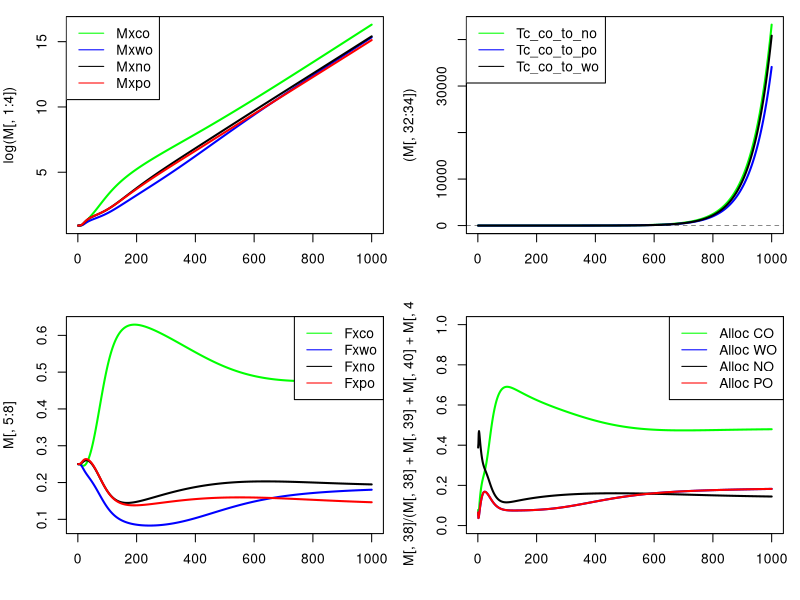
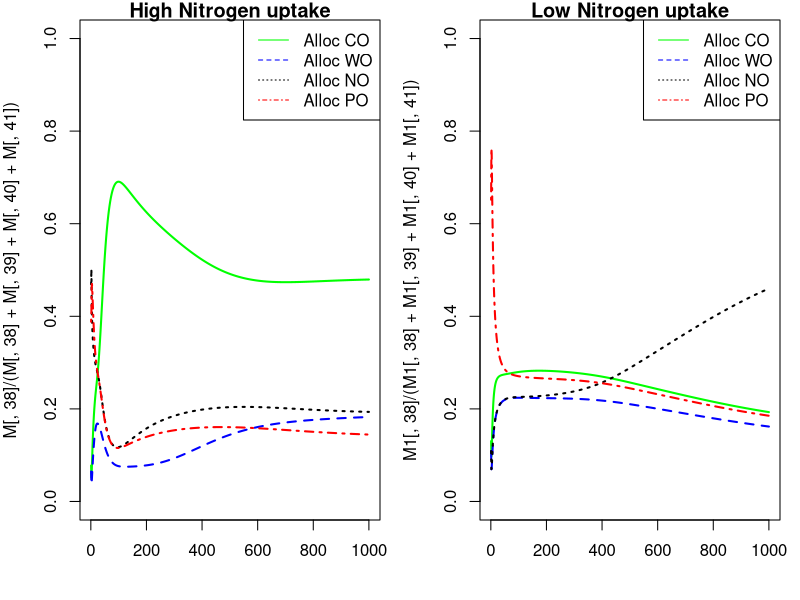
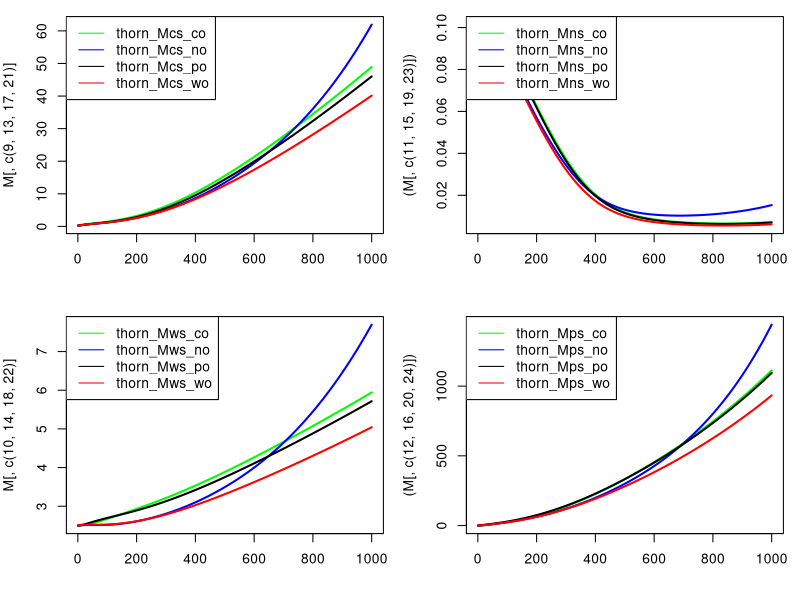

These figures' R source, in order:
# R version of Thornley allcoation model (TAM) as in Thornley and Parsons 2014. J. Theor. Biol. 342: 1-14
# Rewritten to include elements of Thornley 1998 modelling shoot-root relations. The only way forward (https://doi.org/10.1006/anbo.1997.0529) 
# Author: Steven Higgins
# Author: Re-coded to add source sink dynamics and remove predefined allocation by Liam Langan 20.11.2017
# This version with carbon organ, nitrogen organ, phosphorus organ and water organ 
###############################################################################

## LL NOTE for OSX users:
## running "ssh-add ~/.ssh/id_rsa" in the terminal allows RStudio Github communication via the ssh passkey
## 

# Because in TAM allocation coeffs act on Mx the total biomass, there is no need for a storage pool

## initial values for fractions of structural dry matter in shoot, root, mycor
# thorn_Fxsh_t0 = 0.2;
# thorn_Fxrt_t0 = 0.3;
# thorn_Fxmy_t0 = 0.5;
## initial values for mass of structural dry matter in rt, sh, my
size.factor<-0.1;

thorn_Mxco_t0 = 0.25/size.factor;
thorn_Mxno_t0 = 0.25/size.factor;
thorn_Mxpo_t0 = 0.25/size.factor; #Thornley uses has 0.5
thorn_Mxwo_t0 = 0.25/size.factor; #Thornley uses has 0.5

## intitial values for mass of substrates C,N,P for carbon organ
thorn_Mcs_co_t0 = 0.025/size.factor;
thorn_Mns_co_t0 = 0.01/size.factor;
thorn_Mps_co_t0 = 0.005/size.factor;
thorn_Mws_co_t0 = 0.25/size.factor;

## intitial values for mass of substrates C,N,P for nitrogen organ
thorn_Mcs_no_t0 = 0.025/size.factor;
thorn_Mns_no_t0 = 0.01/size.factor;
thorn_Mps_no_t0 = 0.005/size.factor;
thorn_Mws_no_t0 = 0.25/size.factor;

## intitial values for mass of substrates C,N,P for phosphorus organ
thorn_Mcs_po_t0 = 0.025/size.factor;
thorn_Mns_po_t0 = 0.01/size.factor;
thorn_Mps_po_t0 = 0.005/size.factor;
thorn_Mws_po_t0 = 0.25/size.factor;

## intitial values for mass of substrates C,N,P for water organ
thorn_Mcs_wo_t0 = 0.025/size.factor;
thorn_Mns_wo_t0 = 0.01/size.factor;
thorn_Mps_wo_t0 = 0.005/size.factor;
thorn_Mws_wo_t0 = 0.25/size.factor;

## upktake rates of C,N,P

#default to go back to
base =  0.0002*100; #aDGVM produces numbers around 0.00001 to 0.001 for C_net/plant_mass
thorn_Kc  = base*1.0;
thorn_Kw  = 0.0015;
thorn_Kn  = 0.25;
thorn_Kp  = 0.1;
# thorn_Kw  = base*0.0015;
# thorn_Kn  = base*0.25;
# thorn_Kp  = base*0.1;

#fiddle with these ones
#genernally varying these K by factors of 10% to 200% is probably what we want to do to represent
#limitation/abundance of carbon, water, N, P.
#play with these to convince yourself that allocation responds as you would expect to variation in uptake parameters
#I think its possible to get the model to produce reasonable C:N and N:P ratios

#base =  0.0002*100; #TTR numbers around 0.00001 to 0.001
#thorn_Kc  = base*1.0; #TTR numbers around 0.00001 to 0.001
#thorn_Kw  = base*0.00015;
#thorn_Kn  = base*0.25;
#thorn_Kp  = base*0.1;

#product inhibittion, not used
#thorn_Jcs = 0.03;
#thorn_Jns = 0.01;
#thorn_Jps = 0.005;
#thorn_Jws = 0.003;


## Fractions of C, N, P in structural dry matter 
#first three are as in Thornley, Fwx is calibrated, higher values do not work
# so Fwx is artificial. Maybe we have to think of this as water used in metabolism?
thorn_Fcx = 0.4;
thorn_Fnx = 0.02;
thorn_Fpx = 0.005;
thorn_Fwx = 0.0001;


## other constants
thorn_q = 0.5;     #control parameter for allocation
#thorn_Kg = 200	; #structural growth rate constant; Thornley uses 200000
thorn_Kg = 0.1	; #structural growth rate constant; Thornley uses 200000

mycol=c("green","blue","black","red")

#---start model----

#set initial states
#for aDGVM this will have to go in the section that creates a new individual
## STATE VARIABLE initial values for mass of structural dry matter in rt, sh, my
thorn_Mxco = thorn_Mxco_t0;
thorn_Mxwo = thorn_Mxwo_t0;
thorn_Mxno = thorn_Mxno_t0;
thorn_Mxpo = thorn_Mxpo_t0;
## STATE VARIABLE initial values for mass of substrate C,N,P
thorn_Mcs_co = thorn_Mcs_co_t0;
thorn_Mns_co = thorn_Mns_co_t0;
thorn_Mps_co = thorn_Mps_co_t0;
thorn_Mws_co = thorn_Mws_co_t0;

thorn_Mcs_no = thorn_Mcs_no_t0;
thorn_Mns_no = thorn_Mns_no_t0;
thorn_Mps_no = thorn_Mps_no_t0;
thorn_Mws_no = thorn_Mws_no_t0;

thorn_Mcs_po = thorn_Mcs_po_t0;
thorn_Mns_po = thorn_Mns_po_t0;
thorn_Mps_po = thorn_Mps_po_t0;
thorn_Mws_po = thorn_Mws_po_t0;

thorn_Mcs_wo = thorn_Mcs_po_t0;
thorn_Mns_wo = thorn_Mns_po_t0;
thorn_Mps_wo = thorn_Mps_po_t0;
thorn_Mws_wo = thorn_Mws_po_t0;

thorn_Mx_t0 = thorn_Mxco_t0 + thorn_Mxno_t0 + thorn_Mxpo_t0 + thorn_Mxwo_t0;

## AUX VARIABLE initial values for concentrations of substrates C,N,P
thorn_Cs_co = thorn_Mcs_co_t0/thorn_Mxco;
thorn_Ns_co = thorn_Mns_co_t0/thorn_Mxco;
thorn_Ps_co = thorn_Mps_co_t0/thorn_Mxco;
thorn_Ws_co = thorn_Mws_co_t0/thorn_Mxco;

thorn_Cs_no = thorn_Mcs_no_t0/thorn_Mxno;
thorn_Ns_no = thorn_Mns_no_t0/thorn_Mxno;
thorn_Ps_no = thorn_Mps_no_t0/thorn_Mxno;
thorn_Ws_no = thorn_Mws_no_t0/thorn_Mxno;

thorn_Cs_po = thorn_Mcs_po_t0/thorn_Mxpo;
thorn_Ns_po = thorn_Mns_po_t0/thorn_Mxpo;
thorn_Ps_po = thorn_Mps_po_t0/thorn_Mxpo;
thorn_Ws_po = thorn_Mws_po_t0/thorn_Mxpo;

thorn_Cs_wo = thorn_Mcs_wo_t0/thorn_Mxwo;
thorn_Ns_wo = thorn_Mns_wo_t0/thorn_Mxwo;
thorn_Ps_wo = thorn_Mps_wo_t0/thorn_Mxwo;
thorn_Ws_wo = thorn_Mws_wo_t0/thorn_Mxwo;

## AUX VARIABLE initial values for fractions of structural dry matter in shoot, root, mycor
thorn_Fxco = thorn_Mxco_t0/thorn_Mx_t0;
thorn_Fxwo = thorn_Mxwo_t0/thorn_Mx_t0;
thorn_Fxno = thorn_Mxno_t0/thorn_Mx_t0;
thorn_Fxpo = thorn_Mxpo_t0/thorn_Mx_t0;


#R only make a matrix to store the variables for plotting
#n.steps<-360*10
n.steps<-1000
M<-matrix(0,nrow=n.steps,ncol=41)

wrapper_fn_mod <- function(uptake)
{
  ## the for loop
  for(i in 1:n.steps) {
    
  uptake_change <- uptake

  base =  0.0002*100; #aDGVM produces numbers around 0.00001 to 0.001 for C_net/plant_mass
  thorn_Kc  = base*1.0;
  thorn_Kw  = 0.0015;
  if(uptake_change == 1)
  {
    thorn_Kn  = 0.0001;
    # thorn_Kn  = 0.05 - pmin(0.001,(i*0.1));
    print("Low N")
    print(thorn_Kn)
  }
  if(uptake_change == 0)
  {
    thorn_Kn  = 0.25;
    print("High N")
    print(thorn_Kn)
  }
  
  thorn_Kp  = 0.1;
  
  thorn_Mx = thorn_Mxco + thorn_Mxwo + thorn_Mxno + thorn_Mxpo ; #3
  
  ##---------------------------------------------------------------------------------------------
  ## adding substrate transport between pools following Thornley (1998). Substrates will be transported
  ## between plants compartments based on concentration differences and resistances. 
  ## This avoids the issue of reduced allocation as this model does not allocate growth, growth of each compartment is 
  ## indipenaent of the others but it allows every compartment to be both a source and a sink. Should an individual be top-killed
  ## i.e. loss of the carbon organ and substrates contained within, C, N, P and W will be transported from all other organs until 
  ## there is no concentration difference. This increases carbon organ growth and decreases growth in all other compartments. 
  
  # these are specific transport resistances for substrates
  # I'm assuming they are equal for all substrates and transport directions. 
  p_co = p_no = p_po = p_wo =1; # eq.4 Thornley 1998 
  
  q = 1 # eq.4 scaling parameter "which, presumably, is a function of plant architecture" (Thornley 1998)
  
  # Transport resistance of each compartment 
  res_co = p_co / (thorn_Mxco)^q; # eq.4 Thornley 1998 
  res_no = p_no / (thorn_Mxno)^q; # eq.4 Thornley 1998 
  res_po = p_po / (thorn_Mxpo)^q; # eq.4 Thornley 1998 
  res_wo = p_wo / (thorn_Mxwo)^q; # eq.4 Thornley 1998 
  
  # Transport of substrates between compartments. Here I extend Thornley uni-directional model to 
  # make it bi-directional. 
  # NOTE: this is not complete - I need to include transport between other compartments i.e. Po to Wo, Po to No, Wo to No for C,N,P & W.
  
  # carbon transport
  Tc_co_to_no = 0.2*(thorn_Cs_co - thorn_Cs_no) / (res_co + res_no) # transport of carbon substrate from the carbon organ to the nitrogen organ
  Tc_co_to_po = 0.2*(thorn_Cs_co - thorn_Cs_po) / (res_co + res_po) # transport of carbon substrate from the carbon organ to the phosphorus organ
  Tc_co_to_wo = 0.2*(thorn_Cs_co - thorn_Cs_wo) / (res_co + res_wo) # transport of carbon substrate from the carbon organ to the water organ
  
  Tc_no_to_po = 0.2*(thorn_Cs_no - thorn_Cs_po) / (res_no + res_po) # transport of carbon substrate from the nitrogen organ to the phosphorus organ
  Tc_no_to_wo = 0.2*(thorn_Cs_no - thorn_Cs_wo) / (res_no + res_wo) # transport of carbon substrate from the nitrogen organ to the water organ
  Tc_po_to_wo = 0.2*(thorn_Cs_po - thorn_Cs_wo) / (res_po + res_wo) # transport of carbon substrate from the phosphorus organ to the water organ

  print(c("Tc_cn Tc_cp Tc_cw Tc_np Tc_nw Tc_pw"))
  print(round(c(Tc_co_to_no, Tc_co_to_po, Tc_co_to_wo, Tc_no_to_po, Tc_no_to_wo, Tc_po_to_wo),2))
  
  # nitrogen transport
  Tn_co_to_no = 0.2*(thorn_Ns_co - thorn_Ns_no) / (res_co + res_no) # transport of nitrogen substrate from the carbon organ to the nitrogen organ
  Tn_co_to_po = 0.2*(thorn_Ns_co - thorn_Ns_po) / (res_co + res_po) # transport of nitrogen substrate from the carbon organ to the phosphorus organ
  Tn_co_to_wo = 0.2*(thorn_Ns_co - thorn_Ns_wo) / (res_co + res_wo) # transport of nitrogen substrate from the carbon organ to the water organ
  
  Tn_no_to_po = 0.2*(thorn_Ns_no - thorn_Ns_po) / (res_no + res_po) # transport of nitrogen substrate from the nitrogen organ to the phosphorus organ
  Tn_no_to_wo = 0.2*(thorn_Ns_no - thorn_Ns_wo) / (res_no + res_wo) # transport of nitrogen substrate from the nitrogen organ to the water organ
  Tn_po_to_wo = 0.2*(thorn_Ns_po - thorn_Ns_wo) / (res_po + res_wo) # transport of nitrogen substrate from the phosphorus organ to the water organ
  # phosphorus transport
  Tp_co_to_no = 0.2*(thorn_Ps_co - thorn_Ps_no) / (res_co + res_no) # transport of phosphorus substrate from the carbon organ to the nitrogen organ
  Tp_co_to_po = 0.2*(thorn_Ps_co - thorn_Ps_po) / (res_co + res_po) # transport of phosphorus substrate from the carbon organ to the phosphorus organ
  Tp_co_to_wo = 0.2*(thorn_Ps_co - thorn_Ps_wo) / (res_co + res_wo) # transport of phosphorus substrate from the carbon organ to the water organ
  
  Tp_no_to_po = 0.2*(thorn_Ps_no - thorn_Ps_po) / (res_no + res_po) # transport of phosphorus substrate from the nitrogen organ to the phosphorus organ
  Tp_no_to_wo = 0.2*(thorn_Ps_no - thorn_Ps_wo) / (res_no + res_wo) # transport of phosphorus substrate from the nitrogen organ to the water organ
  Tp_po_to_wo = 0.2*(thorn_Ps_po - thorn_Ps_wo) / (res_po + res_wo) # transport of phosphorus substrate from the phosphorus organ to the water organ
  # water transport
  Tw_co_to_no = 0.2*(thorn_Ws_co - thorn_Ws_no) / (res_co + res_no) # transport of water substrate from the carbon organ to the nitrogen organ
  Tw_co_to_po = 0.2*(thorn_Ws_co - thorn_Ws_po) / (res_co + res_po) # transport of water substrate from the carbon organ to the phosphorus organ
  Tw_co_to_wo = 0.2*(thorn_Ws_co - thorn_Ws_wo) / (res_co + res_wo) # transport of water substrate from the carbon organ to the water organ
  
  Tw_no_to_po = 0.2*(thorn_Ws_no - thorn_Ws_po) / (res_no + res_po) # transport of water substrate from the carbon organ to the nitrogen organ
  Tw_no_to_wo = 0.2*(thorn_Ws_no - thorn_Ws_wo) / (res_no + res_wo) # transport of water substrate from the carbon organ to the phosphorus organ
  Tw_po_to_wo = 0.2*(thorn_Ws_po - thorn_Ws_wo) / (res_po + res_wo) # transport of water substrate from the carbon organ to the water organ
  ##---------------------------------------------------------------------------------------------
  # print(round(c(thorn_lambda_sh,thorn_lambda_rt,thorn_lambda_my,thorn_lambda_rw),2))
  # print(sum(c(thorn_lambda_sh,thorn_lambda_rt,thorn_lambda_my,thorn_lambda_rw)))
  ## do I need to redefine this for each compartment? yes yes I do... no no I dont
  thorn_Uc = thorn_Kc * thorn_Mxco;
  thorn_Un = thorn_Kn * thorn_Mxno;
  thorn_Up = thorn_Kp * thorn_Mxpo;
  thorn_Uw = thorn_Kw * thorn_Mxwo;
  
  thorn_Mcs_co = max(0.0001, thorn_Mcs_co + thorn_Uc);
  # thorn_Mns_co = max(0.0001, thorn_Mns_co - thorn_Fnx * thorn_G_co );
  # thorn_Mps_co = max(0.0001, thorn_Mps_co - thorn_Fpx * thorn_G_co );
  # thorn_Mws_co = max(0.0001, thorn_Mws_co - thorn_Fwx * thorn_G_co );
  
  # thorn_Mcs_no = max(0.0001, thorn_Mcs_no - thorn_Fcx * thorn_G_no );
  thorn_Mns_no = max(0.0001, thorn_Mns_no + thorn_Un );
  # thorn_Mps_no = max(0.0001, thorn_Mps_no - thorn_Fpx * thorn_G_no );
  # thorn_Mws_no = max(0.0001, thorn_Mws_no - thorn_Fwx * thorn_G_no );
  
  # thorn_Mcs_po = max(0.0001, thorn_Mcs_po - thorn_Fcx * thorn_G_po );
  # thorn_Mns_po = max(0.0001, thorn_Mns_po - thorn_Fnx * thorn_G_po );
  thorn_Mps_po = max(0.0001, thorn_Mps_po + thorn_Up );
  # thorn_Mws_po = max(0.0001, thorn_Mws_po - thorn_Fwx * thorn_G_po );
  
  # thorn_Mcs_wo = max(0.0001, thorn_Mcs_wo - thorn_Fcx * thorn_G_wo );
  # thorn_Mns_wo = max(0.0001, thorn_Mns_wo - thorn_Fnx * thorn_G_wo );
  # thorn_Mps_wo = max(0.0001, thorn_Mps_wo - thorn_Fpx * thorn_G_wo );
  thorn_Mws_wo = max(0.0001, thorn_Mws_wo + thorn_Uw );
  
  thorn_Cs_co = thorn_Mcs_co/thorn_Mxco; #2
  thorn_Ns_co = thorn_Mns_co/thorn_Mxco; #2
  thorn_Ps_co = thorn_Mps_co/thorn_Mxco; #2
  thorn_Ws_co = thorn_Mws_co/thorn_Mxco; #2
  
  thorn_Cs_no = thorn_Mcs_no/thorn_Mxno; #2
  thorn_Ns_no = thorn_Mns_no/thorn_Mxno; #2
  thorn_Ps_no = thorn_Mps_no/thorn_Mxno; #2
  thorn_Ws_no = thorn_Mws_no/thorn_Mxno; #2
  
  thorn_Cs_po = thorn_Mcs_po/thorn_Mxpo; #2
  thorn_Ns_po = thorn_Mns_po/thorn_Mxpo; #2
  thorn_Ps_po = thorn_Mps_po/thorn_Mxpo; #2
  thorn_Ws_po = thorn_Mws_po/thorn_Mxpo; #2
  
  thorn_Cs_wo = thorn_Mcs_wo/thorn_Mxwo; #2
  thorn_Ns_wo = thorn_Mns_wo/thorn_Mxwo; #2
  thorn_Ps_wo = thorn_Mps_wo/thorn_Mxwo; #2
  thorn_Ws_wo = thorn_Mws_wo/thorn_Mxwo; #2
  
  ## make sure thorn_G is the right size. you can get this right through thorn_Kg which is a pure calibration parameter, 
  ## but also by making sure the substrate cocentrations are reasonable
  thorn_G_co = thorn_Kg*thorn_Mxco*thorn_Cs_co*thorn_Ns_co*thorn_Ps_co*thorn_Ws_co ; # see 13 and 12
  thorn_G_no = thorn_Kg*thorn_Mxno*thorn_Cs_no*thorn_Ns_no*thorn_Ps_no*thorn_Ws_no ; # see 13 and 12
  thorn_G_po = thorn_Kg*thorn_Mxpo*thorn_Cs_po*thorn_Ns_po*thorn_Ps_po*thorn_Ws_po ; # see 13 and 12
  thorn_G_wo = thorn_Kg*thorn_Mxwo*thorn_Cs_wo*thorn_Ns_wo*thorn_Ps_wo*thorn_Ws_wo ; # see 13 and 12

  thorn_Mcs_co = max(0.0001, thorn_Mcs_co - thorn_Fcx * thorn_G_co - Tc_co_to_no - Tc_co_to_po - Tc_co_to_wo);
  thorn_Mns_co = max(0.0001, thorn_Mns_co - thorn_Fnx * thorn_G_co - Tn_co_to_no - Tn_co_to_po - Tn_co_to_wo);
  thorn_Mps_co = max(0.0001, thorn_Mps_co - thorn_Fpx * thorn_G_co - Tp_co_to_no - Tp_co_to_po - Tp_co_to_wo);
  thorn_Mws_co = max(0.0001, thorn_Mws_co - thorn_Fwx * thorn_G_co - Tw_co_to_no - Tw_co_to_po - Tw_co_to_wo);
  
  thorn_Mcs_no = max(0.0001, thorn_Mcs_no - thorn_Fcx * thorn_G_no - Tc_no_to_po - Tc_no_to_wo + Tc_co_to_no);
  thorn_Mns_no = max(0.0001, thorn_Mns_no - thorn_Fnx * thorn_G_no + Tn_co_to_no - Tn_no_to_po - Tn_no_to_wo);
  thorn_Mps_no = max(0.0001, thorn_Mps_no - thorn_Fpx * thorn_G_no - Tp_no_to_po - Tp_no_to_wo + Tp_co_to_no);
  thorn_Mws_no = max(0.0001, thorn_Mws_no - thorn_Fwx * thorn_G_no - Tw_no_to_po - Tw_no_to_wo + Tw_co_to_no);
  
  thorn_Mcs_po = max(0.0001, thorn_Mcs_po - thorn_Fcx * thorn_G_po - Tc_po_to_wo + Tc_no_to_po + Tc_co_to_po);
  thorn_Mns_po = max(0.0001, thorn_Mns_po - thorn_Fnx * thorn_G_po - Tn_po_to_wo + Tn_no_to_po + Tn_co_to_po);
  thorn_Mps_po = max(0.0001, thorn_Mps_po - thorn_Fnx * thorn_G_po - Tn_po_to_wo + Tn_no_to_po + Tn_co_to_po);
  thorn_Mws_po = max(0.0001, thorn_Mws_po - thorn_Fwx * thorn_G_po - Tw_po_to_wo + Tw_no_to_po + Tw_co_to_po);
  
  thorn_Mcs_wo = max(0.0001, thorn_Mcs_wo - thorn_Fcx * thorn_G_wo + Tc_co_to_wo + Tc_no_to_wo + Tc_po_to_wo);
  thorn_Mns_wo = max(0.0001, thorn_Mns_wo - thorn_Fnx * thorn_G_wo + Tn_co_to_wo + Tn_no_to_wo + Tn_po_to_wo);
  thorn_Mps_wo = max(0.0001, thorn_Mps_wo - thorn_Fpx * thorn_G_wo + Tp_co_to_wo + Tp_no_to_wo + Tp_po_to_wo);
  thorn_Mws_wo = max(0.0001, thorn_Mws_wo - thorn_Fwx * thorn_G_wo + Tw_co_to_wo + Tw_no_to_wo + Tw_po_to_wo);
  
  # thorn_Mcs = max(0, thorn_Mcs + thorn_Uc - thorn_Fcx * thorn_G); # 12
  # thorn_Mns = max(0, thorn_Mns + thorn_Un - thorn_Fnx * thorn_G); # 12
  # thorn_Mps = max(0, thorn_Mps + thorn_Up - thorn_Fpx * thorn_G); # 12
  # thorn_Mws = max(0, thorn_Mws + thorn_Uw - thorn_Fwx * thorn_G); # 12
  
  thorn_Mxco = max(0.0001, thorn_Mxco + thorn_G_co) ;# 13
  thorn_Mxno = max(0.0001, thorn_Mxno + thorn_G_no) ;# 13
  thorn_Mxpo = max(0.0001, thorn_Mxpo + thorn_G_po) ;# 13
  thorn_Mxwo = max(0.0001, thorn_Mxwo + thorn_G_wo) ;# 13
  
  thorn_Mx = thorn_Mxco + thorn_Mxwo + thorn_Mxno + thorn_Mxpo ; #3
  
  # thorn_Uc = (thorn_Kc * thorn_Mxco) / (1 + thorn_Cs/thorn_Jcs)
  # thorn_Uw = (thorn_Kw * thorn_Mxwo) / (1 + thorn_Ws/thorn_Jws)
  # thorn_Un = (thorn_Kn * thorn_Mxno) / (1 + thorn_Ns/thorn_Jns)
  # thorn_Up = (thorn_Kp * thorn_Mxpo) / (1 + thorn_Ps/thorn_Jps)
  
  #use this code to simulate a loss in shoots e.g in fire
  # if(i == 100)
  # {
  # 	thorn_Mxco = thorn_Mxco*0.1;
  # 	thorn_Mcs_co = thorn_Mcs_co*0.0;
  # 	thorn_Mns_co = thorn_Mns_co*0.0;
  #   thorn_Mps_co = thorn_Mps_co*0.0;
  # 	thorn_Mws_co = thorn_Mws_co*0.0;
  # }

  thorn_Cs_co = thorn_Mcs_co/thorn_Mxco; #2
  thorn_Ns_co = thorn_Mns_co/thorn_Mxco; #2
  thorn_Ps_co = thorn_Mps_co/thorn_Mxco; #2
  thorn_Ws_co = thorn_Mws_co/thorn_Mxco; #2
  
  thorn_Cs_no = thorn_Mcs_no/thorn_Mxno; #2
  thorn_Ns_no = thorn_Mns_no/thorn_Mxno; #2
  thorn_Ps_no = thorn_Mps_no/thorn_Mxno; #2
  thorn_Ws_no = thorn_Mws_no/thorn_Mxno; #2
  
  thorn_Cs_po = thorn_Mcs_po/thorn_Mxpo; #2
  thorn_Ns_po = thorn_Mns_po/thorn_Mxpo; #2
  thorn_Ps_po = thorn_Mps_po/thorn_Mxpo; #2
  thorn_Ws_po = thorn_Mws_po/thorn_Mxpo; #2
  
  thorn_Cs_wo = thorn_Mcs_wo/thorn_Mxwo; #2
  thorn_Ns_wo = thorn_Mns_wo/thorn_Mxwo; #2
  thorn_Ps_wo = thorn_Mps_wo/thorn_Mxwo; #2
  thorn_Ws_wo = thorn_Mws_wo/thorn_Mxwo; #2
  
  thorn_Fxco = thorn_Mxco/thorn_Mx; #4
  thorn_Fxwo = thorn_Mxwo/thorn_Mx; #4
  thorn_Fxno = thorn_Mxno/thorn_Mx; #4
  thorn_Fxpo = thorn_Mxpo/thorn_Mx; #4
  
  M[i,1] <<- thorn_Mxco
  M[i,2] <<- thorn_Mxwo
  M[i,3] <<- thorn_Mxno
  M[i,4] <<- thorn_Mxpo
  
  M[i,5] <<- thorn_Fxco
  M[i,6] <<- thorn_Fxwo
  M[i,7] <<- thorn_Fxno
  M[i,8] <<- thorn_Fxpo
  
  M[i,9]  <<- thorn_Mcs_co
  M[i,10] <<- thorn_Mws_co
  M[i,11] <<- thorn_Mns_co
  M[i,12] <<- thorn_Mps_co
  
  M[i,13] <<- thorn_Mcs_no
  M[i,14] <<- thorn_Mws_no
  M[i,15] <<- thorn_Mns_no
  M[i,16] <<- thorn_Mps_no

  M[i,17] <<- thorn_Mcs_po
  M[i,18] <<- thorn_Mws_po
  M[i,19] <<- thorn_Mns_po
  M[i,20] <<- thorn_Mps_po

  M[i,21] <<- thorn_Mcs_wo
  M[i,22] <<- thorn_Mws_wo
  M[i,23] <<- thorn_Mns_wo
  M[i,24] <<- thorn_Mps_wo
  
  M[i,25] <<- thorn_Cs_co
  M[i,26] <<- thorn_Ws_co
  M[i,27] <<- thorn_Ns_co
  M[i,28] <<- thorn_Ps_co
  
  M[i,29] <<- thorn_Cs_co/thorn_Ns_co
  M[i,30] <<- thorn_Cs_co/thorn_Ps_co
  M[i,31] <<- thorn_Ns_co/thorn_Ps_co
  
  M[i,32] <<- Tc_co_to_no
  M[i,33] <<- Tc_co_to_po
  M[i,34] <<- Tc_co_to_wo
  M[i,35] <<- Tc_no_to_po
  M[i,36] <<- Tc_no_to_wo
  M[i,37] <<- Tc_po_to_wo
  
  M[i,38] <<- thorn_G_co
  M[i,39] <<- thorn_G_no
  M[i,40] <<- thorn_G_po
  M[i,41] <<- thorn_G_wo
  
  }
}
colnames(M)<-c(
   "Mxco"
  ,"Mxwo"
  ,"Mxno"
  ,"Mxpo"
  ,"Fxco"
  ,"Fxwo"
  ,"Fxno"
  ,"Fxpo"
  ,"thorn_Mcs_co"
  ,"thorn_Mws_co"
  ,"thorn_Mns_co"
  ,"thorn_Mps_co"
  ,"thorn_Mcs_no"
  ,"thorn_Mws_no"
  ,"thorn_Mns_no"
  ,"thorn_Mps_no"
  ,"thorn_Mcs_po"
  ,"thorn_Mws_po"
  ,"thorn_Mns_po"
  ,"thorn_Mps_po"
  ,"thorn_Mcs_wo"
  ,"thorn_Mws_wo"
  ,"thorn_Mns_wo"
  ,"thorn_Mps_wo"
  ,"Cs_co"
  ,"Ws_co"
  ,"Ns_co"
  ,"Ps_co"
  ,"C:N_co"
  ,"C:p_co"
  ,"N:P_co"
  ,"Tc_co_to_no"
  ,"Tc_co_to_po"
  ,"Tc_co_to_wo"
  ,"Tc_no_to_po"
  ,"Tc_no_to_wo"
  ,"Tc_po_to_wo"
  ,"thorn_G_co"
  ,"thorn_G_no"
  ,"thorn_G_po"
  ,"thorn_G_wo")



wrapper_fn_mod(0) 
M <<- M

graphics.off()
pdf( file="TAM_removing_CO_source_sink.pdf", height=6, width=8 )
par( mar=c(4,4,1,1) )
#dev.new(width=15,height=7)
par(mfcol=c(2,2))

matplot(log(M[,1:4]),type="l",lty=c(rep(1,4)),col=mycol,lwd=2)
legend("topleft",col=mycol[c(1:4)],lty=c(rep(1,4)),legend=colnames(M)[c(1:4)],cex=1.0)

matplot(M[,5:8],type="l",lty=c(rep(1,4)),col=mycol,lwd=2,add=F)
legend("topright",col=mycol[c(1:4,1:4)],lty=c(rep(1,4),rep(2,4)),legend=colnames(M)[5:8],cex=1.0)

matplot((M[,32:34]),type="l",lty=c(rep(1,4)),col=mycol[1:4],lwd=2,add=F)
abline(h=0, lty=2, lwd=0.5)
legend("topleft",col=mycol[1:4],lty=c(rep(1,4)),legend=colnames(M)[c(32:34)],cex=1.0)

# matplot((M[,38:41]),type="l",lty=c(rep(1,4)),col=mycol[1:4],lwd=2,add=F)
# legend("topleft",col=mycol[1:4],lty=c(rep(1,4)),legend=colnames(M)[c(38:41)],cex=1.0)

matplot(M[,38]/(M[,38]+M[,39]+M[,40]+M[,41]),type="l",lty=c(rep(1)),col=mycol[1],lwd=2,add=F, ylim=c(0,1))
matplot(M[,41]/(M[,38]+M[,39]+M[,40]+M[,41]),type="l",lty=c(rep(1)),col=mycol[2],lwd=2,add=T, ylim=c(0,1))
matplot(M[,40]/(M[,38]+M[,39]+M[,40]+M[,41]),type="l",lty=c(rep(1)),col=mycol[3],lwd=2,add=T, ylim=c(0,1))
matplot(M[,41]/(M[,38]+M[,39]+M[,40]+M[,41]),type="l",lty=c(rep(1)),col=mycol[4],lwd=2,add=T, ylim=c(0,1))
legend("topright",col=mycol[1:4],lty=c(rep(1)),legend=c("Alloc CO","Alloc WO","Alloc NO","Alloc PO"),cex=1.0)

graphics.off()


graphics.off()
pdf( file="TAM_removing_CO_source_sink_compare_allocation.pdf", height=6, width=8 )
par( mar=c(4,4,1,1) )
#dev.new(width=15,height=7)
par(mfcol=c(1,2))

matplot(M[,38]/(M[,38]+M[,39]+M[,40]+M[,41]),type="l",lty=c(rep(1)),col=mycol[1],lwd=2,add=F, ylim=c(0,1), main="High Nitrogen uptake")
matplot(M[,41]/(M[,38]+M[,39]+M[,40]+M[,41]),type="l",lty=c(rep(2)),col=mycol[2],lwd=2,add=T, ylim=c(0,1))
matplot(M[,39]/(M[,38]+M[,39]+M[,40]+M[,41]),type="l",lty=c(rep(3)),col=mycol[3],lwd=2,add=T, ylim=c(0,1))
matplot(M[,40]/(M[,38]+M[,39]+M[,40]+M[,41]),type="l",lty=c(rep(4)),col=mycol[4],lwd=2,add=T, ylim=c(0,1))
legend("topright",col=mycol[1:4],lty=c(1,2,3,4),legend=c("Alloc CO","Alloc WO","Alloc NO","Alloc PO"),cex=1.0)

wrapper_fn_mod(1) 
M1 <<- M

matplot(M1[,38]/(M1[,38]+M1[,39]+M1[,40]+M1[,41]),type="l",lty=c(rep(1)),col=mycol[1],lwd=2,add=F, ylim=c(0,1), main="Low Nitrogen uptake")
matplot(M1[,41]/(M1[,38]+M1[,39]+M1[,40]+M1[,41]),type="l",lty=c(rep(2)),col=mycol[2],lwd=2,add=T, ylim=c(0,1))
matplot(M1[,39]/(M1[,38]+M1[,39]+M1[,40]+M1[,41]),type="l",lty=c(rep(3)),col=mycol[3],lwd=2,add=T, ylim=c(0,1))
matplot(M1[,40]/(M1[,38]+M1[,39]+M1[,40]+M1[,41]),type="l",lty=c(rep(4)),col=mycol[4],lwd=2,add=T, ylim=c(0,1))
legend("topright",col=mycol[1:4],lty=c(1,2,3,4),legend=c("Alloc CO","Alloc WO","Alloc NO","Alloc PO"),cex=1.0)

graphics.off()

graphics.off()
pdf( file="TAM_removing_CO_source_sink_substrate_concentrations.pdf", height=6, width=8 )
par( mar=c(4,4,1,1) )
#dev.new(width=15,height=7)
par(mfcol=c(2,2))

matplot(M[,c(9, 13, 17, 21)],type="l",lty=c(rep(1,4)),col=mycol,lwd=2,add=F)
legend("topleft",col=mycol[c(1:4)],lty=c(rep(1,4)),legend=colnames(M)[c(9, 13, 17, 21)],cex=1.0)

matplot(M[,c(10, 14, 18, 22)],type="l",lty=c(rep(1,4)),col=mycol,lwd=2,add=F)
legend("topleft",col=mycol[c(1:4)],lty=c(rep(1,4)),legend=colnames(M)[c(10, 14, 18, 22)],cex=1.0)

matplot((M[,c(11, 15, 19, 23)]),type="l",lty=c(rep(1,4)),col=mycol,lwd=2,add=F)
legend("topleft",col=mycol,lty=c(rep(1,4)),legend=colnames(M)[c(11, 15, 19, 23)],cex=1.0)

matplot((M[,c(12, 16, 20, 24)]),type="l",lty=c(rep(1,4)),col=mycol,lwd=2,add=F)
legend("topleft",col=mycol,lty=c(rep(1,4)),legend=colnames(M)[c(12, 16, 20, 24)],cex=1.0)

graphics.off()


print(tail(M))

# 
# evapotr_ = 0 #53629576106646967e-06
# stom_cond_tmp = -1.0656466997716052e-12
# boul_cond_tmp = 0.010730861431038661
# hum = 0.6
# eS = 3.6
# crown_area_0_ = 0.2
# lai_ = 0.01
# 
# leaf_helper =  log( (evapotr_/(crown_area_0_*lai_) *(1./(stom_cond_tmp*1000.)+1./(boul_cond_tmp*1000.) ) + hum*eS)/0.6108 );
# leaf_temp_ = 237.3*leaf_helper/(17.27-leaf_helper);
# 
# print(c(leaf_helper,leaf_temp_))


# OK I think I have it sorted now - at least in the R code I now have TAM working with a third substrate pool = water. Now roots take up water, C and P. The model behaves qualitatively as before. Now however one has to be a bit more careful about parameters - there is simply a smaller area of parameter space where the model "works". This is something that will come to bite us when we move to having uptake rates of N and P being a fxn of soil N and P.
# 
# In the R code I now have a thorn_Kw parameter which is essentially the uptake rate of water by root biomass. We (you) need to figure out how to multiply this by some water availability variable. If you can supply me with a a variable on a zero to one scale that you like (it should be something that inspires plants to allocate more to roots). Also remember that we already have water limiting As. So what we really want here is an indicator of a "need" to allocate to roots. Note that in TAM if water limits As, it limits carbon uptake which should inspire more shoots. So we might want to make the TAM's As not water limited. Water limitation will naturally come into play though since the water concentration in TAM will limit the growth parameter.
#  
# Anyhow sorry about the dense text. What I need for now is the "water availability factor"
